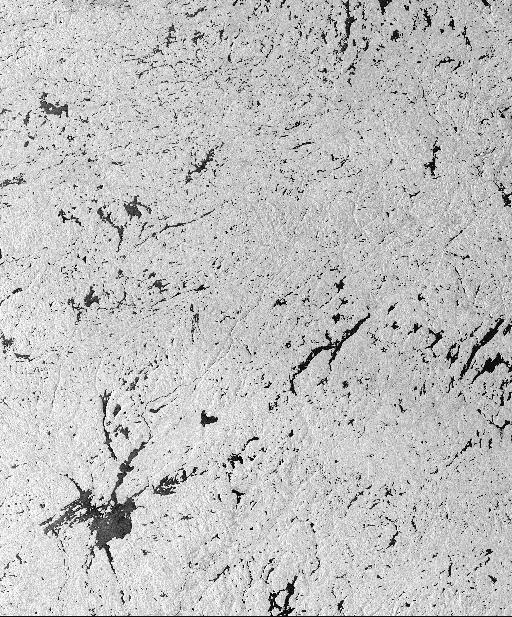
#> input picture GATN_RS2_575268_1_32427_1_raw.jpg, 512 x 617 px, given in place of BrowseImage.tif, which was not available
$ jupyter execute --allow-errors charter_metadata.ipynb   (shell and % lines are left out)   (text cells are left out)
#> lines starting #> are read from the running program, lines starting #| are printed output that depends on the picture; pictures that were not available may be replaced by others from this repository, and a replacement may not be noted
[cell 1]
# These are defined in COS-2 API standards.
xml_filename = 'EOP.xml'
thumbnail_filename = 'ICON.JPG'
quicklook_filename = 'PREVIEW.JPG'

# Our test image is taken from Charter Activation #614
activation_number = '613'

[cell 2]
from bs4 import BeautifulSoup
product_file = '../data/charter/product.xml'  # Hardcoded value for this NB
product_kml = '../data/charter/product.kml'

#> (the rest of this cell did not finish here and is left out)

[cell 3]
beam_modes = {
    'Fine' : 'FINE',
    'Standard' : 'STANDARD',
    'Wide' : 'WIDE',
    'ScanSAR Narrow' : 'SCANSAR_NARROW',
    'ScanSAR Wide' : 'SCANSAR_WIDE',
    'Wide Fine' : 'WIDE_FINE',
    'Multi-Look Fine' : 'MULTI_LOOK_FINE',
    'Wide Multi-Look Fine': 'WIDE_MULTI_LOOK_FINE',
    'Ultrafine' : 'ULTRA_FINE',
    'Wide Ultrafine' : 'WIDE_ULTRA_FINE',
    'Spotlight A' : 'SPOTLIGHT',
    # Map these to others as they're not part of the COS-2 list
    'Wide Fine Quad Polarization' : 'WIDE_FINE',
    'Fine Quad Polarization' : 'FINE',
    'Wide Standard Quad Polarization' : 'WIDE',
    'Standard Quad Polarization' : 'STANDARD',
    'Extra Fine' : 'WIDE_FINE',
    'High Incidence' : 'STANDARD',
    'Low Incidence' : 'WIDE',
    }
beam_modes.get('Multi-Look Fine')

[cell 4]
import datetime

def ISO_to_utc(string):
    """Given a string representing ISO 8601 time,
    returns datetime object.

    str -> datetime"""
    pattern = "%Y-%m-%dT%H:%M:%S.%fZ"
    return datetime.datetime.strptime(string, pattern)

def compare(start_time, end_time):
    """Compares the `rawDataStartTime` to the `processingTime`
    from a `product.xml` file, returns either 'ARCHIVED' or
    'PROGRAMMED'. Arbitrary cutoff date is 3 days.

    dt, dt -> str
    """
    days = 3
    duration = (end_time - start_time).seconds
    if duration > days * 86400:
        return 'ARCHIVED'
    return 'PROGRAMMED'

#> (the rest of this cell did not finish here and is left out)

[cell 5]
def utc_to_ISO(dt):
    """Given a datetime object, formats it
    and returns ISO 8601 time string.

    datetime -> str"""
    pattern = "%Y-%m-%dT%H:%M:%S.%fZ"
    return dt.strftime(pattern)

#> (the rest of this cell did not finish here and is left out)

[cell 6]
import os
from PIL import Image, ImageFilter, ImageEnhance

file = '../data/charter/BrowseImage.tif'

raster = Image.open(file)
#> raster is the input picture: PIL image 512x617 L; min 0, max 255, mean 192.2
print('Image size:', raster.size, 'pixels')
#| Image size: (512, 617) pixels
print('Image file size: ', round(os.path.getsize(file) / 1024, 2), 'kB')

[cell 7]
import matplotlib.pyplot as plt
import numpy as np

# Make sure sizing is right
plt.figure(figsize=(5.12, 5.12), dpi=100)
plt.title('Original Image (512x512 px)')
plt.imshow(np.asarray(raster), cmap='gray')

[cell 8]
from glob import glob

def resize_and_contrast(file_in, file_out, resize=None):
    """Given input and output filenames, and `resize` in pixels,
    resizes and auto-contrasts the `file_in` image and saves
    it as `file_out`.

    Args:
        file_in: Filename of the image to be converted
        file_out: Output filename
        resize: Output size of the image (px), default=512 px
    Returns:
        None

    str, str, int -> None"""
#> called with file_in = '../data/charter/BrowseImage.tif', file_out = 'PREVIEW.JPG'
    try:
        # Make a tuple out of the pixel size
        size = (resize, resize)

        image = Image.open(file_in)
        # Apply some blur to slightly smooth out pixels
        image = image.filter(ImageFilter.GaussianBlur(radius=0.5))
        # Apply some more contrast
        contrast = ImageEnhance.Contrast(image)
        image = contrast.enhance(1.5)
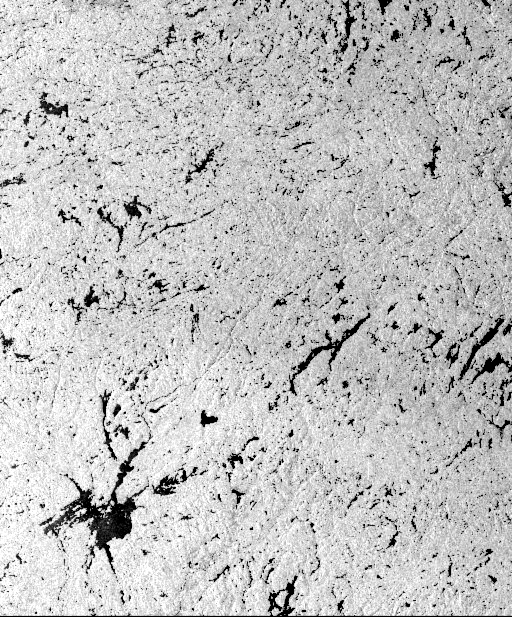
#> image: PIL image 512x617 L; min 0, max 255, mean 192.6

        if resize:
            # Resize the image to `size`
            image.thumbnail(size, resample=Image.BICUBIC)
            # More blur
            image = image.filter(ImageFilter.GaussianBlur(radius=0.5))
        image.save(file_out, format=None)
    except IOError:
        print('Cannot resize', file_in, 'to', file_out)

resize_and_contrast(file, quicklook_filename)  # Only apply contrast
resize_and_contrast(file, thumbnail_filename, resize=100)
#> call 2 of resize_and_contrast, with file_in = '../data/charter/BrowseImage.tif', file_out = 'ICON.JPG', resize = 100
#> in resize_and_contrast (call 2), `image.thumbnail(size, resample=Image.BICUBIC)`:
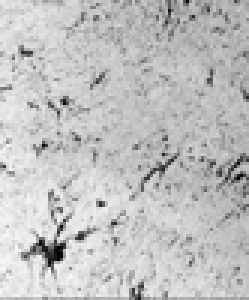
#> image: PIL image 83x100 L (shown 3 times larger); min 0, max 251, mean 192.6
#> in resize_and_contrast (call 2), `image = image.filter(ImageFilter.GaussianBlur(radius=0.5))`:
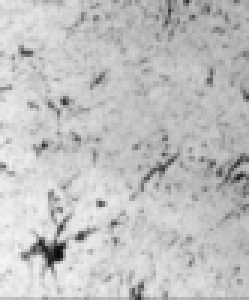
#> image: PIL image 83x100 L (shown 3 times larger); min 7, max 245, mean 192.6

# See what the thumbnail looks like
thumbnail = Image.open(thumbnail_filename, 'r')
plt.figure(figsize=(1, 1), dpi=100)
plt.title('Thumbnail (100x100 px)')
plt.imshow(np.asarray(thumbnail), cmap='gray')

[cell 9]
# See what the quicklook looks like
quicklook = Image.open(quicklook_filename, 'r')
plt.figure(figsize=(5.12, 5.12), dpi=100)
plt.title('Processed Quicklook (512x512 px)')
plt.imshow(np.asarray(quicklook), cmap='gray')
